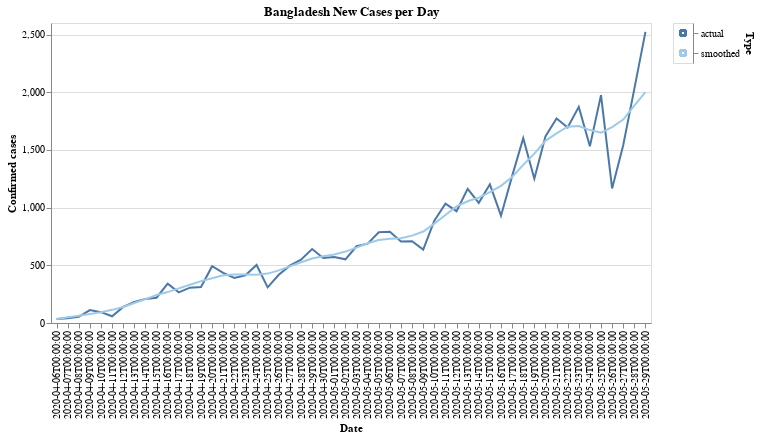

Here is the notebook cell this chart was saved with:
### Code cell
#hide_input
def prepare_cases(cases, cutoff=25):
    new_cases = cases.diff()

    smoothed = new_cases.rolling(7,
        win_type='gaussian',
        min_periods=1,
        center=True).mean(std=2).round()
    
    idx_start = np.searchsorted(smoothed, cutoff)
    
    smoothed = smoothed.iloc[idx_start:]
    original = new_cases.loc[smoothed.index]
    
    return original, smoothed

country_name = 'Bangladesh'
bts = ts.xs(country_name).rename(f"{country_name} cases")

original, smoothed = prepare_cases(bts)

# Visualize
df_actual = pd.DataFrame({'Date': original.index.values, 'confirmed_cases': original, 'Type': 'actual'})
df_smoothed = pd.DataFrame({'Date': smoothed.index.values, 'confirmed_cases': smoothed, 'Type': 'smoothed'})
df = pd.concat([df_actual, df_smoothed])
df.head()

color_var=alt.Color('Type:N', scale=alt.Scale(scheme='tableau20'), legend=None)
chart = alt.Chart(df).mark_line().encode(
    x=alt.X('Date:O', axis=alt.Axis(title='Date')),
    y=alt.Y('confirmed_cases', axis=alt.Axis(title='Confirmed cases')),
    color=color_var,
    tooltip=['Date:O', 'confirmed_cases'],
    
).properties(
    title=f"{country_name} New Cases per Day"
)

legend = alt.Chart(df).mark_point().encode(
    y=alt.Y('Type', axis=alt.Axis(orient='right')),
    color=color_var
)
chart.properties(width=600, height=300)|legend

### Figure 1 — Vega-Lite specification as saved in the notebook (floating-point values rounded to 4 significant figures)
{"config": {"view": {"continuousWidth": 400, "continuousHeight": 300}}, "hconcat": [{"mark": "line", "encoding": {"color": {"type": "nominal", "field": "Type", "legend": null, "scale": {"scheme": "tableau20"}}, "tooltip": [{"type": "ordinal", "field": "Date"}, {"type": "quantitative", "field": "confirmed_cases"}], "x": {"type": "ordinal", "axis": {"title": "Date"}, "field": "Date"}, "y": {"type": "quantitative", "axis": {"title": "Confirmed cases"}, "field": "confirmed_cases"}}, "height": 300, "title": "Bangladesh New Cases per Day", "width": 600}, {"mark": "point", "encoding": {"color": {"type": "nominal", "field": "Type", "legend": null, "scale": {"scheme": "tableau20"}}, "y": {"type": "nominal", "axis": {"orient": "right"}, "field": "Type"}}}], "data": {"name": "data-5ecbfaeb3a2d5e5b44c97f6232fc1f8c"}, "$schema": "https://vega.github.io/schema/vega-lite/v4.8.1.json", "datasets": {"data-5ecbfaeb3a2d5e5b44c97f6232fc1f8c": [{"Date": "2020-04-06T00:00:00", "confirmed_cases": 35.0, "Type": "actual"}, {"Date": "2020-04-07T00:00:00", "confirmed_cases": 41.0, "Type": "actual"}, {"Date": "2020-04-08T00:00:00", "confirmed_cases": 54.0, "Type": "actual"}, {"Date": "2020-04-09T00:00:00", "confirmed_cases": 112.0, "Type": "actual"}, {"Date": "2020-04-10T00:00:00", "confirmed_cases": 94.0, "Type": "actual"}, {"Date": "2020-04-11T00:00:00", "confirmed_cases": 58.0, "Type": "actual"}, {"Date": "2020-04-12T00:00:00", "confirmed_cases": 139.0, "Type": "actual"}, {"Date": "2020-04-13T00:00:00", "confirmed_cases": 182.0, "Type": "actual"}, {"Date": "2020-04-14T00:00:00", "confirmed_cases": 209.0, "Type": "actual"}, {"Date": "2020-04-15T00:00:00", "confirmed_cases": 219.0, "Type": "actual"}, {"Date": "2020-04-16T00:00:00", "confirmed_cases": 341.0, "Type": "actual"}, {"Date": "2020-04-17T00:00:00", "confirmed_cases": 266.0, "Type": "actual"}, {"Date": "2020-04-18T00:00:00", "confirmed_cases": 306.0, "Type": "actual"}, {"Date": "2020-04-19T00:00:00", "confirmed_cases": 312.0, "Type": "actual"}, {"Date": "2020-04-20T00:00:00", "confirmed_cases": 492.0, "Type": "actual"}, {"Date": "2020-04-21T00:00:00", "confirmed_cases": 434.0, "Type": "actual"}, {"Date": "2020-04-22T00:00:00", "confirmed_cases": 390.0, "Type": "actual"}, {"Date": "2020-04-23T00:00:00", "confirmed_cases": 414.0, "Type": "actual"}, {"Date": "2020-04-24T00:00:00", "confirmed_cases": 503.0, "Type": "actual"}, {"Date": "2020-04-25T00:00:00", "confirmed_cases": 309.0, "Type": "actual"}, {"Date": "2020-04-26T00:00:00", "confirmed_cases": 418.0, "Type": "actual"}, {"Date": "2020-04-27T00:00:00", "confirmed_cases": 497.0, "Type": "actual"}, {"Date": "2020-04-28T00:00:00", "confirmed_cases": 549.0, "Type": "actual"}, {"Date": "2020-04-29T00:00:00", "confirmed_cases": 641.0, "Type": "actual"}, {"Date": "2020-04-30T00:00:00", "confirmed_cases": 564.0, "Type": "actual"}, {"Date": "2020-05-01T00:00:00", "confirmed_cases": 571.0, "Type": "actual"}, {"Date": "2020-05-02T00:00:00", "confirmed_cases": 552.0, "Type": "actual"}, {"Date": "2020-05-03T00:00:00", "confirmed_cases": 665.0, "Type": "actual"}, {"Date": "2020-05-04T00:00:00", "confirmed_cases": 688.0, "Type": "actual"}, {"Date": "2020-05-05T00:00:00", "confirmed_cases": 786.0, "Type": "actual"}, {"Date": "2020-05-06T00:00:00", "confirmed_cases": 790.0, "Type": "actual"}, {"Date": "2020-05-07T00:00:00", "confirmed_cases": 706.0, "Type": "actual"}, {"Date": "2020-05-08T00:00:00", "confirmed_cases": 709.0, "Type": "actual"}, {"Date": "2020-05-09T00:00:00", "confirmed_cases": 636.0, "Type": "actual"}, {"Date": "2020-05-10T00:00:00", "confirmed_cases": 887.0, "Type": "actual"}, {"Date": "2020-05-11T00:00:00", "confirmed_cases": 1034.0, "Type": "actual"}, {"Date": "2020-05-12T00:00:00", "confirmed_cases": 969.0, "Type": "actual"}, {"Date": "2020-05-13T00:00:00", "confirmed_cases": 1162.0, "Type": "actual"}, {"Date": "2020-05-14T00:00:00", "confirmed_cases": 1041.0, "Type": "actual"}, {"Date": "2020-05-15T00:00:00", "confirmed_cases": 1202.0, "Type": "actual"}, {"Date": "2020-05-16T00:00:00", "confirmed_cases": 930.0, "Type": "actual"}, {"Date": "2020-05-17T00:00:00", "confirmed_cases": 1273.0, "Type": "actual"}, {"Date": "2020-05-18T00:00:00", "confirmed_cases": 1602.0, "Type": "actual"}, {"Date": "2020-05-19T00:00:00", "confirmed_cases": 1251.0, "Type": "actual"}, {"Date": "2020-05-20T00:00:00", "confirmed_cases": 1617.0, "Type": "actual"}, {"Date": "2020-05-21T00:00:00", "confirmed_cases": 1773.0, "Type": "actual"}, {"Date": "2020-05-22T00:00:00", "confirmed_cases": 1694.0, "Type": "actual"}, {"Date": "2020-05-23T00:00:00", "confirmed_cases": 1873.0, "Type": "actual"}, {"Date": "2020-05-24T00:00:00", "confirmed_cases": 1532.0, "Type": "actual"}, {"Date": "2020-05-25T00:00:00", "confirmed_cases": 1975.0, "Type": "actual"}, {"Date": "2020-05-26T00:00:00", "confirmed_cases": 1166.0, "Type": "actual"}, {"Date": "2020-05-27T00:00:00", "confirmed_cases": 1541.0, "Type": "actual"}, {"Date": "2020-05-28T00:00:00", "confirmed_cases": 2029.0, "Type": "actual"}, {"Date": "2020-05-29T00:00:00", "confirmed_cases": 2523.0, "Type": "actual"}, {"Date": "2020-04-06T00:00:00", "confirmed_cases": 35.0, "Type": "smoothed"}, {"Date": "2020-04-07T00:00:00", "confirmed_cases": 50.0, "Type": "smoothed"}, {"Date": "2020-04-08T00:00:00", "confirmed_cases": 63.0, "Type": "smoothed"}, {"Date": "2020-04-09T00:00:00", "confirmed_cases": 78.0, "Type": "smoothed"}, {"Date": "2020-04-10T00:00:00", "confirmed_cases": 94.0, "Type": "smoothed"}, {"Date": "2020-04-11T00:00:00", "confirmed_cases": 114.0, "Type": "smoothed"}, {"Date": "2020-04-12T00:00:00", "confirmed_cases": 139.0, "Type": "smoothed"}, {"Date": "2020-04-13T00:00:00", "confirmed_cases": 173.0, "Type": "smoothed"}, {"Date": "2020-04-14T00:00:00", "confirmed_cases": 207.0, "Type": "smoothed"}, {"Date": "2020-04-15T00:00:00", "confirmed_cases": 242.0, "Type": "smoothed"}, {"Date": "2020-04-16T00:00:00", "confirmed_cases": 268.0, "Type": "smoothed"}, {"Date": "2020-04-17T00:00:00", "confirmed_cases": 300.0, "Type": "smoothed"}, {"Date": "2020-04-18T00:00:00", "confirmed_cases": 331.0, "Type": "smoothed"}, {"Date": "2020-04-19T00:00:00", "confirmed_cases": 363.0, "Type": "smoothed"}, {"Date": "2020-04-20T00:00:00", "confirmed_cases": 388.0, "Type": "smoothed"}, {"Date": "2020-04-21T00:00:00", "confirmed_cases": 414.0, "Type": "smoothed"}, {"Date": "2020-04-22T00:00:00", "confirmed_cases": 420.0, "Type": "smoothed"}, {"Date": "2020-04-23T00:00:00", "confirmed_cases": 421.0, "Type": "smoothed"}, {"Date": "2020-04-24T00:00:00", "confirmed_cases": 418.0, "Type": "smoothed"}, {"Date": "2020-04-25T00:00:00", "confirmed_cases": 428.0, "Type": "smoothed"}, {"Date": "2020-04-26T00:00:00", "confirmed_cases": 456.0, "Type": "smoothed"}, {"Date": "2020-04-27T00:00:00", "confirmed_cases": 491.0, "Type": "smoothed"}, {"Date": "2020-04-28T00:00:00", "confirmed_cases": 526.0, "Type": "smoothed"}, {"Date": "2020-04-29T00:00:00", "confirmed_cases": 559.0, "Type": "smoothed"}, {"Date": "2020-04-30T00:00:00", "confirmed_cases": 579.0, "Type": "smoothed"}, {"Date": "2020-05-01T00:00:00", "confirmed_cases": 594.0, "Type": "smoothed"}, {"Date": "2020-05-02T00:00:00", "confirmed_cases": 619.0, "Type": "smoothed"}, {"Date": "2020-05-03T00:00:00", "confirmed_cases": 653.0, "Type": "smoothed"}, {"Date": "2020-05-04T00:00:00", "confirmed_cases": 691.0, "Type": "smoothed"}, {"Date": "2020-05-05T00:00:00", "confirmed_cases": 720.0, "Type": "smoothed"}, {"Date": "2020-05-06T00:00:00", "confirmed_cases": 730.0, "Type": "smoothed"}, {"Date": "2020-05-07T00:00:00", "confirmed_cases": 735.0, "Type": "smoothed"}, {"Date": "2020-05-08T00:00:00", "confirmed_cases": 757.0, "Type": "smoothed"}, {"Date": "2020-05-09T00:00:00", "confirmed_cases": 793.0, "Type": "smoothed"}, {"Date": "2020-05-10T00:00:00", "confirmed_cases": 861.0, "Type": "smoothed"}, {"Date": "2020-05-11T00:00:00", "confirmed_cases": 936.0, "Type": "smoothed"}, {"Date": "2020-05-12T00:00:00", "confirmed_cases": 1010.0, "Type": "smoothed"}, {"Date": "2020-05-13T00:00:00", "confirmed_cases": 1055.0, "Type": "smoothed"}, {"Date": "2020-05-14T00:00:00", "confirmed_cases": 1087.0, "Type": "smoothed"}, {"Date": "2020-05-15T00:00:00", "confirmed_cases": 1135.0, "Type": "smoothed"}, {"Date": "2020-05-16T00:00:00", "confirmed_cases": 1189.0, "Type": "smoothed"}, {"Date": "2020-05-17T00:00:00", "confirmed_cases": 1266.0, "Type": "smoothed"}, {"Date": "2020-05-18T00:00:00", "confirmed_cases": 1370.0, "Type": "smoothed"}, {"Date": "2020-05-19T00:00:00", "confirmed_cases": 1468.0, "Type": "smoothed"}, {"Date": "2020-05-20T00:00:00", "confirmed_cases": 1579.0, "Type": "smoothed"}, {"Date": "2020-05-21T00:00:00", "confirmed_cases": 1644.0, "Type": "smoothed"}, {"Date": "2020-05-22T00:00:00", "confirmed_cases": 1701.0, "Type": "smoothed"}, {"Date": "2020-05-23T00:00:00", "confirmed_cases": 1707.0, "Type": "smoothed"}, {"Date": "2020-05-24T00:00:00", "confirmed_cases": 1672.0, "Type": "smoothed"}, {"Date": "2020-05-25T00:00:00", "confirmed_cases": 1650.0, "Type": "smoothed"}, {"Date": "2020-05-26T00:00:00", "confirmed_cases": 1698.0, "Type": "smoothed"}, {"Date": "2020-05-27T00:00:00", "confirmed_cases": 1763.0, "Type": "smoothed"}, {"Date": "2020-05-28T00:00:00", "confirmed_cases": 1884.0, "Type": "smoothed"}, {"Date": "2020-05-29T00:00:00", "confirmed_cases": 2000.0, "Type": "smoothed"}]}}
